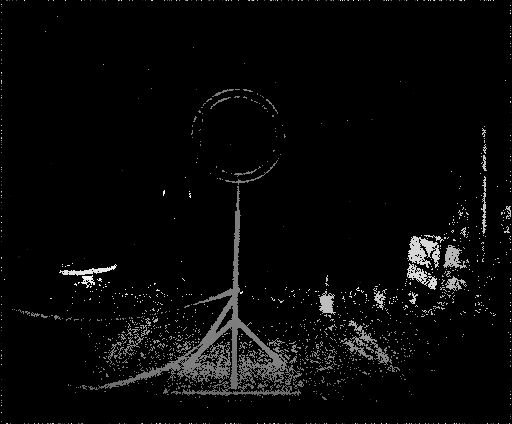
#> input picture throwing-ball/image1.png, 512 x 424 px; its folder holds only this picture in this run
$ python polydp.py   (Python 2 division)   (older library calls are emulated)
#> lines starting #> are read from the running program, lines starting #| are printed output that depends on the picture; after the words box and inside, x2 and y2 are one past the last pixel; in counts of white or black regions, pixels touching at a corner belong together
import cv2
import numpy as np

cannyLower = 10
cannyUpper = 150
medianBlurValue = 5
detected = 0
points = []

for i in range(70):
# while(1):

    filePath = "throwing-ball/image" + str(1 + i) + ".png"
    print filePath
    image = cv2.imread(filePath)
#> image is the input picture: shape (424, 512, 3); min 0, max 255, mean 8

    # traverses through height of the image
    for i in range (image.shape[0]):
        # traverses through width of the image
        for j in range (image.shape[1]):
            # Since fence is always higher than kinect camera, we just take the upper depth map
            if (i >= image.shape[0] / 2):
                image[i][j] = (0, 0, 0)
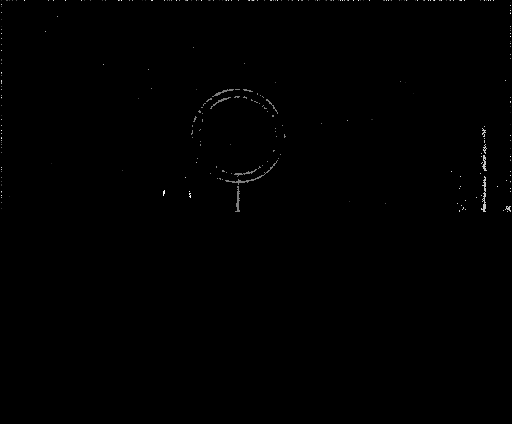
#> image: shape (424, 512, 3); 4.93% of pixels changed, all inside (x1, y1, x2, y2) = (1, 212, 511, 424)

    # medianBlur(src, dst, i);
    final0 = cv2.medianBlur(image, 2 * medianBlurValue + 1)
#> final0: shape (424, 512, 3); every value is 0
    # cvtColor(rawImage, image, COLOR_BGR2GRAY);
    gray = cv2.cvtColor(final0, cv2.COLOR_BGR2GRAY)
#> gray: shape (424, 512); every value is 0
    # cv::Canny(image,contours,10,350);
    edged = cv2.Canny(gray, cannyLower, cannyUpper)

    (_, cnts, _) = cv2.findContours(edged.copy(), cv2.RETR_EXTERNAL, cv2.CHAIN_APPROX_SIMPLE)
#> cnts = []
    cnts = sorted(cnts, key=cv2.contourArea, reverse=True)[:10]

    detected -= 1

    for index, c in enumerate(cnts):
        if(len(c) > 150):
            continue

        M = cv2.moments(c)
        cx = int(M['m10']/M['m00'])
        cy = int(M['m01']/M['m00'])
        detected = 1
        points.append((cx, cy))
        print 'Centroid x: ' + str(cx) + ', y: ' + str(cy)
        cv2.line(image, (cx - 5, cy), (cx + 5, cy), (0, 255, 255), 2)
        cv2.line(image, (cx, cy - 5), (cx, cy + 5), (0, 255, 255), 2)
#> this loop made 0 passes
#> after the loop, points = []

    for i, point in enumerate(points):
        if (i == 0):
            continue
        else:
            cv2.line(image, (points[i-1][0], points[i-1][1]), (point[0], point[1]), (255, 255, 0), 2)

    if(detected == -3):
        del points[:]

    cv2.imshow("Output", np.hstack((image, final0)))
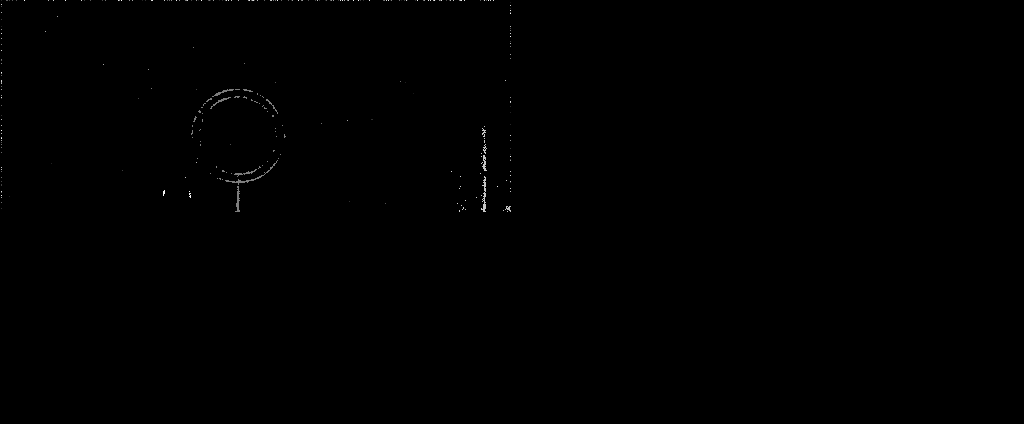
#> window 'Output': shape (424, 1024, 3); min 0, max 255, mean 0.3
    k = cv2.waitKey(0) & 0xFF
#> (key Esc is pressed here)
    if k == 27:
        break

cv2.destroyAllWindows()
